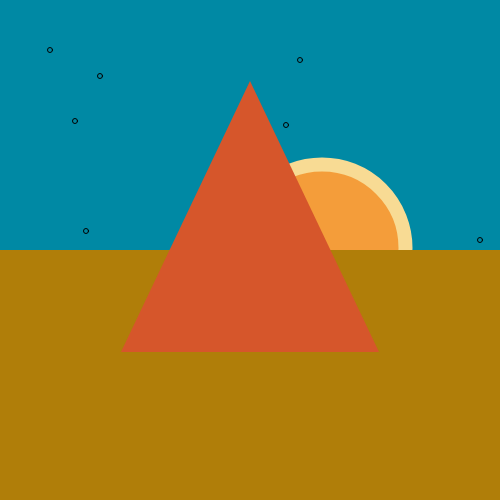
Frame 1 (no input)
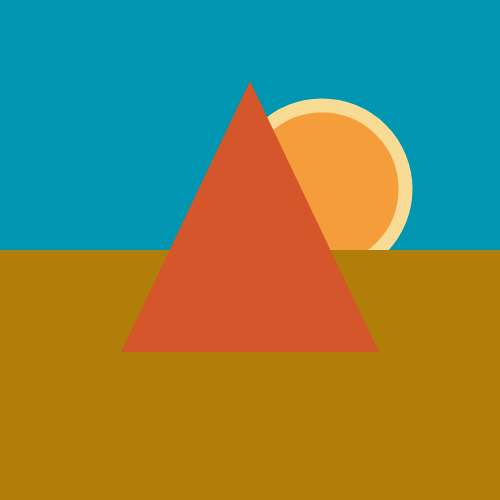
Frame 60 (no input)
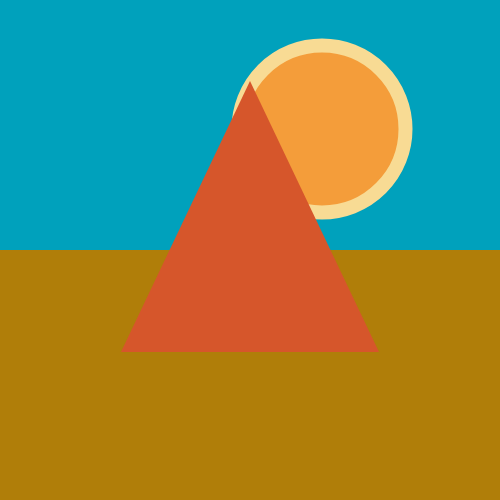
Frame 120 (the mouse pressed at the canvas centre since frame 60)

The p5.js sketch that drew these frames (run headless with seeded random() and noise() and a simulated clock; from frame 60 on, the mouse is pressed at the canvas centre):

// p5.js sketch
// ── sketch.js
var sunY = 248;
var skyG = 187;
var skyB = 214;


function setup() {
  createCanvas(500, 500);
}

function draw() {
	
let m = map(abs(sunY), 0, 500, 0, 100);
	
  background(0,skyG-m,skyB-m);
	
	fill(255,m-50);
	ellipse(50,50,5,5);
		ellipse(86,231,5,5);
		ellipse(300,60,5,5);
		ellipse(480,240,5,5);
		ellipse(100,76,5,5);
		ellipse(286,125,5,5);
		ellipse(75,121,5,5);
	
	fill(244,157,58);
	stroke(248,219,148);
	strokeWeight(14);
	ellipse(322, sunY, 167, 167);

	
	fill(176,126,9);
	noStroke();
	rect(0,height/2,width, height/2);

	fill(214,86,43);
	beginShape();
		vertex(121, 352);
		vertex(width/2, 81);
		vertex(width-121, 352);
	endShape(CLOSE);
	
	
	
	if(sunY<-500){
		sunY=500;
	}
	
	sunY--;
	//print(m);
}
